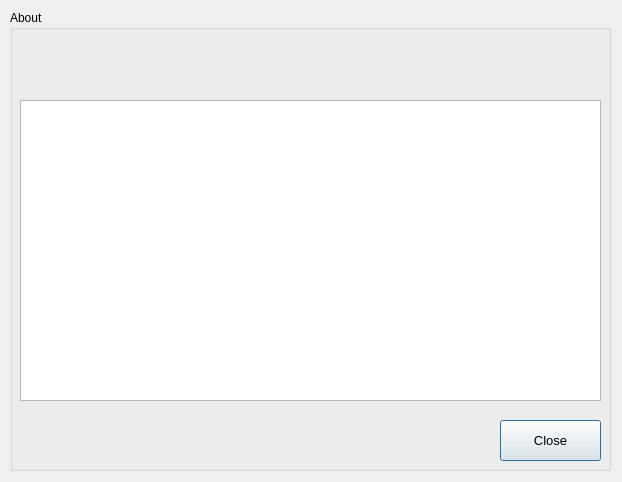
<?xml version="1.0" encoding="UTF-8"?>
<ui version="4.0">
 <class>ProjAboutWindow</class>
 <widget class="QDialog" name="ProjAboutWindow">
  <property name="geometry">
   <rect>
    <x>0</x>
    <y>0</y>
    <width>622</width>
    <height>482</height>
   </rect>
  </property>
  <property name="windowTitle">
   <string>Dialog</string>
  </property>
  <widget class="QGroupBox" name="groupBox">
   <property name="geometry">
    <rect>
     <x>10</x>
     <y>10</y>
     <width>601</width>
     <height>461</height>
    </rect>
   </property>
   <property name="title">
    <string>About</string>
   </property>
   <widget class="QLabel" name="about_title_and_status_label">
    <property name="geometry">
     <rect>
      <x>10</x>
      <y>30</y>
      <width>541</width>
      <height>41</height>
     </rect>
    </property>
    <property name="text">
     <string/>
    </property>
   </widget>
   <widget class="QTextBrowser" name="about_description_text_browser">
    <property name="geometry">
     <rect>
      <x>10</x>
      <y>90</y>
      <width>581</width>
      <height>301</height>
     </rect>
    </property>
    <property name="html">
     <string>&lt;!DOCTYPE HTML PUBLIC &quot;-//W3C//DTD HTML 4.0//EN&quot; &quot;http://www.w3.org/TR/REC-html40/strict.dtd&quot;&gt;
&lt;html&gt;&lt;head&gt;&lt;meta name=&quot;qrichtext&quot; content=&quot;1&quot; /&gt;&lt;meta charset=&quot;utf-8&quot; /&gt;&lt;style type=&quot;text/css&quot;&gt;
p, li { white-space: pre-wrap; }
hr { height: 1px; border-width: 0; }
li.unchecked::marker { content: &quot;\2610&quot;; }
li.checked::marker { content: &quot;\2612&quot;; }
&lt;/style&gt;&lt;/head&gt;&lt;body style=&quot; font-family:'Segoe UI'; font-size:9pt; font-weight:400; font-style:normal;&quot;&gt;
&lt;p style=&quot;-qt-paragraph-type:empty; margin-top:0px; margin-bottom:0px; margin-left:0px; margin-right:0px; -qt-block-indent:0; text-indent:0px;&quot;&gt;&lt;br /&gt;&lt;/p&gt;&lt;/body&gt;&lt;/html&gt;</string>
    </property>
   </widget>
   <widget class="QPushButton" name="about_close_push_button">
    <property name="geometry">
     <rect>
      <x>490</x>
      <y>410</y>
      <width>101</width>
      <height>41</height>
     </rect>
    </property>
    <property name="font">
     <font>
      <pointsize>10</pointsize>
     </font>
    </property>
    <property name="text">
     <string>Close</string>
    </property>
   </widget>
  </widget>
 </widget>
 <resources/>
 <connections/>
</ui>
